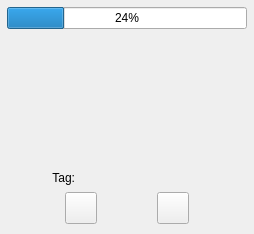
<?xml version="1.0" encoding="UTF-8"?>
<ui version="4.0">
 <class>AssetPhotoWidget</class>
 <widget class="QWidget" name="AssetPhotoWidget">
  <property name="geometry">
   <rect>
    <x>0</x>
    <y>0</y>
    <width>254</width>
    <height>234</height>
   </rect>
  </property>
  <property name="sizePolicy">
   <sizepolicy hsizetype="Expanding" vsizetype="Expanding">
    <horstretch>0</horstretch>
    <verstretch>0</verstretch>
   </sizepolicy>
  </property>
  <property name="minimumSize">
   <size>
    <width>0</width>
    <height>0</height>
   </size>
  </property>
  <property name="maximumSize">
   <size>
    <width>16777215</width>
    <height>16777215</height>
   </size>
  </property>
  <property name="windowTitle">
   <string>Form</string>
  </property>
  <property name="styleSheet">
   <string notr="true"/>
  </property>
  <layout class="QGridLayout" name="gridLayout_2">
   <property name="leftMargin">
    <number>0</number>
   </property>
   <property name="topMargin">
    <number>0</number>
   </property>
   <property name="rightMargin">
    <number>0</number>
   </property>
   <property name="bottomMargin">
    <number>0</number>
   </property>
   <property name="horizontalSpacing">
    <number>0</number>
   </property>
   <property name="verticalSpacing">
    <number>4</number>
   </property>
   <item row="0" column="0">
    <widget class="QFrame" name="m_MainFrame">
     <property name="sizePolicy">
      <sizepolicy hsizetype="Expanding" vsizetype="Expanding">
       <horstretch>0</horstretch>
       <verstretch>0</verstretch>
      </sizepolicy>
     </property>
     <property name="frameShape">
      <enum>QFrame::NoFrame</enum>
     </property>
     <property name="frameShadow">
      <enum>QFrame::Raised</enum>
     </property>
     <layout class="QVBoxLayout" name="verticalLayout">
      <property name="spacing">
       <number>2</number>
      </property>
      <property name="leftMargin">
       <number>5</number>
      </property>
      <property name="topMargin">
       <number>5</number>
      </property>
      <property name="rightMargin">
       <number>5</number>
      </property>
      <property name="bottomMargin">
       <number>5</number>
      </property>
      <item>
       <layout class="QHBoxLayout" name="horizontalLayout_2">
        <property name="spacing">
         <number>0</number>
        </property>
        <item>
         <widget class="AvatarBar" name="m_LeftAvatarBar" native="true"/>
        </item>
        <item>
         <widget class="QFrame" name="m_PhotoEntryFrame">
          <property name="sizePolicy">
           <sizepolicy hsizetype="Expanding" vsizetype="Expanding">
            <horstretch>0</horstretch>
            <verstretch>0</verstretch>
           </sizepolicy>
          </property>
          <property name="minimumSize">
           <size>
            <width>0</width>
            <height>0</height>
           </size>
          </property>
          <property name="frameShape">
           <enum>QFrame::NoFrame</enum>
          </property>
          <property name="frameShadow">
           <enum>QFrame::Raised</enum>
          </property>
          <layout class="QGridLayout" name="gridLayout">
           <property name="leftMargin">
            <number>2</number>
           </property>
           <property name="topMargin">
            <number>2</number>
           </property>
           <property name="rightMargin">
            <number>2</number>
           </property>
           <property name="bottomMargin">
            <number>2</number>
           </property>
           <property name="spacing">
            <number>2</number>
           </property>
           <item row="1" column="0">
            <widget class="VidWidget" name="m_VidWidget" native="true">
             <property name="sizePolicy">
              <sizepolicy hsizetype="Expanding" vsizetype="Expanding">
               <horstretch>0</horstretch>
               <verstretch>0</verstretch>
              </sizepolicy>
             </property>
            </widget>
           </item>
           <item row="0" column="0">
            <widget class="QProgressBar" name="m_XferProgressBar">
             <property name="value">
              <number>24</number>
             </property>
            </widget>
           </item>
          </layout>
         </widget>
        </item>
        <item>
         <widget class="AvatarBar" name="m_RightAvatarBar" native="true"/>
        </item>
       </layout>
      </item>
      <item>
       <widget class="QFrame" name="m_TagFrame">
        <layout class="QHBoxLayout" name="horizontalLayout_3">
         <property name="spacing">
          <number>0</number>
         </property>
         <property name="leftMargin">
          <number>0</number>
         </property>
         <property name="topMargin">
          <number>0</number>
         </property>
         <property name="rightMargin">
          <number>0</number>
         </property>
         <property name="bottomMargin">
          <number>0</number>
         </property>
         <item>
          <widget class="QLabel" name="m_TagTitleLabel">
           <property name="sizePolicy">
            <sizepolicy hsizetype="Fixed" vsizetype="Preferred">
             <horstretch>0</horstretch>
             <verstretch>0</verstretch>
            </sizepolicy>
           </property>
           <property name="minimumSize">
            <size>
             <width>70</width>
             <height>14</height>
            </size>
           </property>
           <property name="maximumSize">
            <size>
             <width>70</width>
             <height>14</height>
            </size>
           </property>
           <property name="text">
            <string>Tag:</string>
           </property>
           <property name="alignment">
            <set>Qt::AlignRight|Qt::AlignTrailing|Qt::AlignVCenter</set>
           </property>
          </widget>
         </item>
         <item>
          <widget class="VxTagLabel" name="m_TagLabel">
           <property name="sizePolicy">
            <sizepolicy hsizetype="Expanding" vsizetype="Preferred">
             <horstretch>0</horstretch>
             <verstretch>0</verstretch>
            </sizepolicy>
           </property>
           <property name="minimumSize">
            <size>
             <width>0</width>
             <height>14</height>
            </size>
           </property>
           <property name="maximumSize">
            <size>
             <width>16777215</width>
             <height>16777215</height>
            </size>
           </property>
           <property name="text">
            <string/>
           </property>
          </widget>
         </item>
        </layout>
       </widget>
      </item>
      <item>
       <widget class="QFrame" name="m_ButtonFrame">
        <property name="sizePolicy">
         <sizepolicy hsizetype="Preferred" vsizetype="Fixed">
          <horstretch>0</horstretch>
          <verstretch>0</verstretch>
         </sizepolicy>
        </property>
        <property name="minimumSize">
         <size>
          <width>0</width>
          <height>42</height>
         </size>
        </property>
        <property name="maximumSize">
         <size>
          <width>16777215</width>
          <height>42</height>
         </size>
        </property>
        <property name="frameShape">
         <enum>QFrame::NoFrame</enum>
        </property>
        <property name="frameShadow">
         <enum>QFrame::Raised</enum>
        </property>
        <layout class="QHBoxLayout" name="horizontalLayout">
         <property name="spacing">
          <number>5</number>
         </property>
         <property name="leftMargin">
          <number>5</number>
         </property>
         <property name="topMargin">
          <number>5</number>
         </property>
         <property name="rightMargin">
          <number>5</number>
         </property>
         <property name="bottomMargin">
          <number>5</number>
         </property>
         <item>
          <widget class="VxPushButton" name="m_SendButton">
           <property name="sizePolicy">
            <sizepolicy hsizetype="Fixed" vsizetype="Fixed">
             <horstretch>0</horstretch>
             <verstretch>0</verstretch>
            </sizepolicy>
           </property>
           <property name="minimumSize">
            <size>
             <width>32</width>
             <height>32</height>
            </size>
           </property>
           <property name="maximumSize">
            <size>
             <width>32</width>
             <height>32</height>
            </size>
           </property>
           <property name="text">
            <string/>
           </property>
           <property name="iconSize">
            <size>
             <width>32</width>
             <height>32</height>
            </size>
           </property>
          </widget>
         </item>
         <item>
          <widget class="VxPushButton" name="m_ShredButton">
           <property name="sizePolicy">
            <sizepolicy hsizetype="Fixed" vsizetype="Fixed">
             <horstretch>0</horstretch>
             <verstretch>0</verstretch>
            </sizepolicy>
           </property>
           <property name="minimumSize">
            <size>
             <width>32</width>
             <height>32</height>
            </size>
           </property>
           <property name="maximumSize">
            <size>
             <width>32</width>
             <height>32</height>
            </size>
           </property>
           <property name="text">
            <string/>
           </property>
           <property name="iconSize">
            <size>
             <width>32</width>
             <height>32</height>
            </size>
           </property>
          </widget>
         </item>
        </layout>
       </widget>
      </item>
     </layout>
    </widget>
   </item>
  </layout>
 </widget>
 <customwidgets>
  <customwidget>
   <class>VxPushButton</class>
   <extends>QPushButton</extends>
   <header>VxPushButton.h</header>
  </customwidget>
  <customwidget>
   <class>VidWidget</class>
   <extends>QWidget</extends>
   <header location="global">VidWidget.h</header>
   <container>1</container>
  </customwidget>
  <customwidget>
   <class>AvatarBar</class>
   <extends>QWidget</extends>
   <header>AvatarBar.h</header>
   <container>1</container>
  </customwidget>
  <customwidget>
   <class>VxTagLabel</class>
   <extends>QLabel</extends>
   <header>VxTagLabel.h</header>
  </customwidget>
 </customwidgets>
 <resources/>
 <connections/>
</ui>
